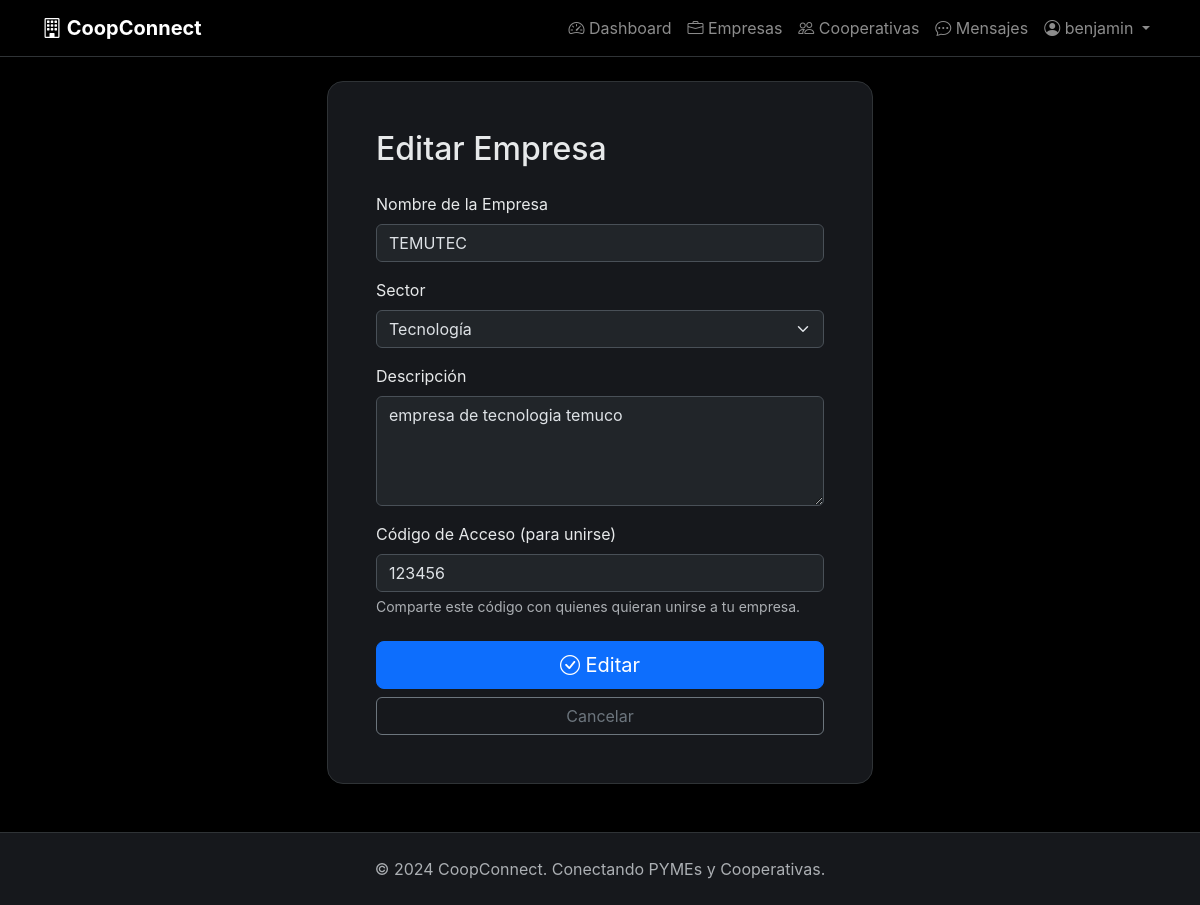
/organizations/companies/1/edit/ (signed in), run on the app's committed database.
### organizations/models.py (models this page shows, shortened)
class Company(models.Model):
    name = models.CharField(max_length=200, unique=True, verbose_name='Nombre')
    sector = models.CharField(max_length=50, choices=SECTOR_CHOICES, verbose_name='Sector')
    description = models.TextField(verbose_name='Descripción')
    access_code = models.CharField(max_length=20, default='123456', verbose_name='Código de Acceso', help_text='Código para que otros usuarios se unan a tu empresa')
    created_by = models.ForeignKey(User, on_delete=models.SET_NULL, null=True, related_name='companies_created')
    created_at = models.DateTimeField(auto_now_add=True)
    class Meta:
        verbose_name = 'Empresa'
        verbose_name_plural = 'Empresas'
        ordering = ['-created_at']

### organizations/views.py (the view)
# urls.py: path('companies/<int:pk>/edit/', views.company_edit, name='company_edit'),
@login_required
def company_edit(request, pk):
    company = get_object_or_404(Company, pk=pk)
    if company.created_by != request.user:
        messages.error(request, 'No tienes permiso para editar esta empresa.')
        return redirect('organizations:company_detail', pk=company.id)
    if request.method == 'POST':
        form = CompanyForm(request.POST, instance=company)
        if form.is_valid():
            form.save()
            messages.success(request, 'Empresa actualizada exitosamente.')
            return redirect('organizations:company_detail', pk=company.id)
    else:
        form = CompanyForm(instance=company)
    return render(request, 'organizations/company_form.html', {'form': form, 'action': 'Editar', 'company': company})

### organizations/forms.py
class CompanyForm(forms.ModelForm):
    class Meta:
        model = Company
        fields = ['name', 'sector', 'description', 'access_code']
        widgets = {
            'name': forms.TextInput(attrs={'class': 'form-control', 'placeholder': 'Ej: Mi PYME Tecnológica'}),
            'sector': forms.Select(attrs={'class': 'form-select'}),
            'description': forms.Textarea(attrs={'class': 'form-control', 'rows': 4, 'placeholder': 'Describe tu empresa...'}),
            'access_code': forms.TextInput(attrs={'class': 'form-control', 'placeholder': 'Código para unirse (ej: 123456)'}),
        }

### templates/organizations/company_form.html (shortened to what this page needs)
{% extends 'base.html' %}
{% block content %}
<div class="container mt-4">
    <div class="row justify-content-center">
        <div class="col-lg-6">
            <div class="card-custom p-5">
                <h2 class="mb-4">{{ action }} Empresa</h2>
                <form method="post">
                    <div class="mb-3">
                        <label for="id_name" class="form-label">Nombre de la Empresa</label>
                        {{ form.name }}
                    </div>
                    <div class="mb-3">
                        <label for="id_sector" class="form-label">Sector</label>
                        {{ form.sector }}
                    </div>
                    <div class="mb-3">
                        <label for="id_description" class="form-label">Descripción</label>
                        {{ form.description }}
                    </div>
                    <div class="mb-3">
                        <label for="id_access_code" class="form-label">Código de Acceso (para unirse)</label>
                        {{ form.access_code }}
                        <div class="form-text text-muted">Comparte este código con quienes quieran unirse a tu empresa.
                        </div>
                    </div>
                    <div class="d-grid gap-2 mt-4">
                        <button type="submit" class="btn btn-primary btn-lg">
                            <i class="bi bi-check-circle"></i> {{ action }}
                        </button>
                        <a href="{% url 'organizations:company_list' %}" class="btn btn-outline-secondary">Cancelar</a>
                    </div>
                </form>
            </div>
        </div>
    </div>
</div>
{% endblock %}

### templates/base.html (shortened to what this page needs)
<!DOCTYPE html>
{% load static %}
<html lang="es" data-bs-theme="dark">
<head>
    <link href="https://cdn.jsdelivr.net/npm/bootstrap@5.3.2/dist/css/bootstrap.min.css" rel="stylesheet">
    <link rel="stylesheet" href="https://cdn.jsdelivr.net/npm/bootstrap-icons@1.11.1/font/bootstrap-icons.css">
    <link rel="stylesheet" href="{% static 'css/styles.css' %}">
</head>
<body>
    {% block navbar %}
    <nav class="navbar navbar-expand-lg navbar-dark navbar-custom sticky-top">
        <div class="container">
            <a class="navbar-brand fw-bold" href="{% url 'dashboard' %}">
                <i class="bi bi-building"></i> CoopConnect
            </a>
            <div class="collapse navbar-collapse" id="navbarNav">
                <ul class="navbar-nav ms-auto">
                    <li class="nav-item">
                        <a class="nav-link" href="{% url 'dashboard' %}">
                            <i class="bi bi-speedometer2"></i> Dashboard
                        </a>
                    </li>
                    <li class="nav-item">
                        <a class="nav-link" href="{% url 'organizations:company_list' %}">
                            <i class="bi bi-briefcase"></i> Empresas
                        </a>
                    </li>
                    <li class="nav-item">
                        <a class="nav-link" href="{% url 'organizations:cooperative_list' %}">
                            <i class="bi bi-people"></i> Cooperativas
                        </a>
                    </li>
                    <li class="nav-item">
                        <a class="nav-link" href="{% url 'messaging:chat_list' %}">
                            <i class="bi bi-chat-dots"></i> Mensajes
                        </a>
                    </li>
                    <li class="nav-item dropdown">
                        <a class="nav-link dropdown-toggle" href="#" role="button" data-bs-toggle="dropdown">
                            <i class="bi bi-person-circle"></i> {{ user.username }}
                        </a>
                    </li>
                </ul>
            </div>
        </div>
    </nav>
    {% endblock %}
    <div class="content-wrapper">
        {% block content %}{% endblock %}
    </div>
    {% block footer %}
    <footer class="py-4 mt-5">
        <div class="container text-center text-muted">
            <p class="mb-0">&copy; 2024 CoopConnect. Conectando PYMEs y Cooperativas.</p>
        </div>
    </footer>
    {% endblock %}
</body>
</html>

### static/css/styles.css (style rules this page uses)
:root { --primary-blue: #1d9bf0; --dark-bg: #000000; --card-bg: #16181c; --border-color: #2f3336; --text-color: #e7e9ea; --text-muted: #71767b; }
body { background-color: var(--dark-bg); color: var(--text-color); font-family: -apple-system, BlinkMacSystemFont, "Segoe UI", Roboto, "Helvetica Neue", Arial, sans-serif; min-height: 100vh; display: flex; flex-direction: column; }
.navbar-custom { background-color: rgba(0, 0, 0, 0.95) !important; backdrop-filter: blur(10px); border-bottom: 1px solid var(--border-color); }
.navbar { background-color: #16181c; border-bottom: 1px solid var(--border-color); }
.navbar-brand { font-weight: 700; }
.card-custom { background-color: var(--card-bg); border: 1px solid var(--border-color); border-radius: 16px; transition: all 0.3s ease; }
.content-wrapper { flex: 1; }
footer { background-color: var(--card-bg); border-top: 1px solid var(--border-color); margin-top: auto; }

### data on the page
Company: name "TEMUTEC", sector "Tecnología", description "empresa de tecnologia temuco", access_code "123456"

### other printed values
{{ user.username }} "benjamin"
{{ action }} "Editar"
